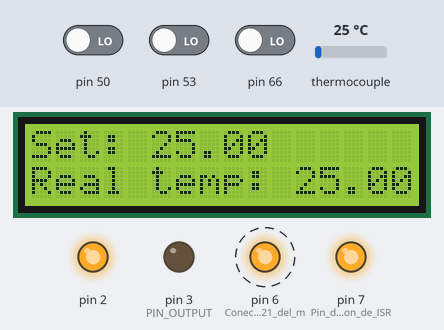
Recording of a sketch running on a simulated Arduino Mega 2560, built with avr-gcc and run on an emulated ATmega2560. Parts: 16×2 character LCD, output pins drawn as LEDs (lit = HIGH). Dashed ring = blinking. The inputs (shaded band) are chosen by the test bench; at power-on: thermocouple 25 °C, pin 53 LOW, pin 50 LOW, pin 66 LOW. What the sketch prints to the serial monitor is not drawn.

Above: at 1.2 s.
1.3 s: thermocouple set to 6 °C
At 2.8 s:
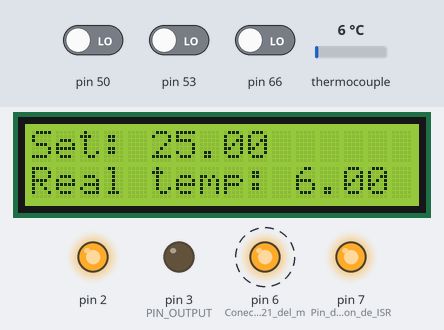
4.0 s: pin 53 driven HIGH
At 5.9 s:
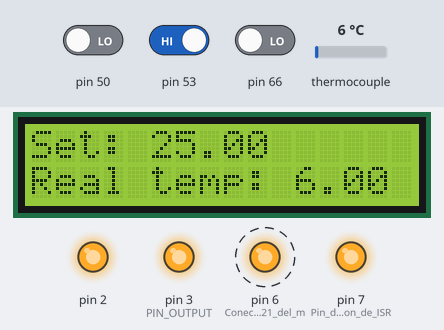
6.5 s: pin 50 driven HIGH
At 7.9 s:
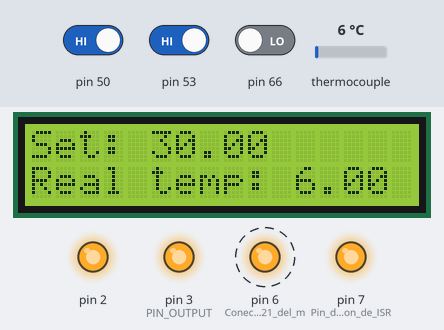
9.0 s: thermocouple set to 75 °C
At 11.0 s:
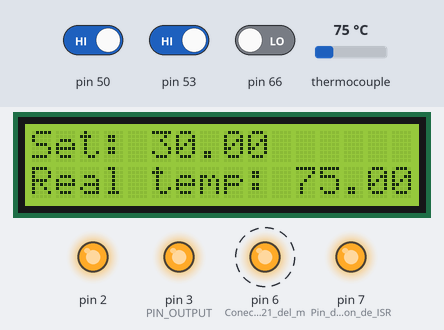
11.5 s: thermocouple set to 150 °C
At 13.0 s:
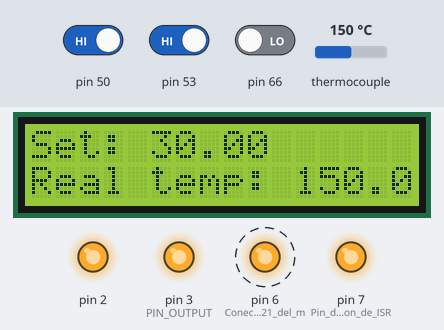
14.0 s: thermocouple set to 225 °C
At 16.1 s:
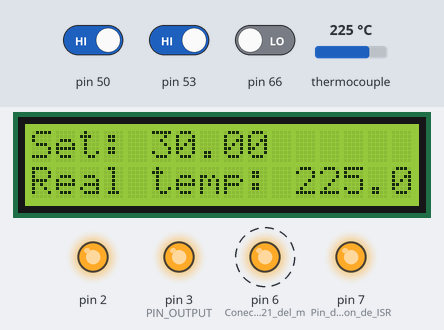
Timing chart, 0 to 17.5 s (numbered marks = the images above; inputs shaded):
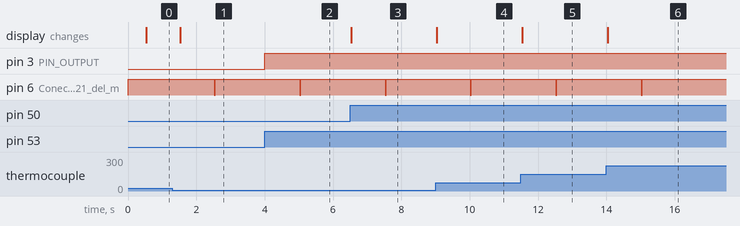

Measured:
- after the input at 1.3 s, the display: changes after 0.23 s (image 1)
- after the input at 4.0 s, pin 3 (PIN_OUTPUT): LOW → HIGH at once
- after the input at 6.5 s, the display: changes at once (image 3)
- after the input at 9.0 s, the display: changes at once (image 4)
- after the input at 11.5 s, the display: changes at once (image 5)
- after the input at 14.0 s, the display: changes at once (image 6)

The sketch:

PID.ino
```cpp
/********************************************************
 * PID Basic Example
 * Reading analog input 0 to control analog PWM output 3
 ********************************************************/

#include <PID_v1.h>
//LCD config
#include "max6675.h"
#include <Wire.h>
#include <LiquidCrystal_I2C.h>
LiquidCrystal_I2C lcd(0x3f, 16, 2);

//#define PIN_INPUT 8
#define PIN_OUTPUT 3

//Inputs and outputs
//int firing_pin = 3;
int increase_pin = 11;
int decrease_pin = 12;
int zero_cross = 8;
int thermoDO = 9;
int thermoCS = 10;
int thermoCLK = 13;

/////variables delay read temperature//////
unsigned long previousMillis = 0;
unsigned long currentMillis = 0;
int temp_read_Delay = 500;

//Start a MAX6675 communication with the selected pins
MAX6675 thermocouple(thermoCLK, thermoCS, thermoDO);

//Variables
int last_CH1_state = 0;
bool zero_cross_detected = false;
//int firing_delay = 7400;
bool pressed_1 = false;
bool pressed_2 = false;

//Define Variables we'll be connecting to
double Setpoint, Input, Output;

//Specify the links and initial tuning parameters
double Kp = 2, Ki = 5, Kd = 1;
PID myPID(&Input, &Output, &Setpoint, Kp, Ki, Kd, DIRECT);

///Variables para envio de datos
//unsigned long currentMillis2 = millis();
unsigned long previousMillis2 = 0;
const long TiempoCiclo = 2500;

/////////////////////////////Estructuras de comunicacion recepcion de datos////////////////////////////////
struct servoMoveMessage
{
  int servoNum;
  int positionGoal;
  float SetpointMaster; // interval;
};

struct servoMoveMessage message;
void recieveStructure(byte *structurePointer, int structureLength)
{
  while (digitalRead(5 == LOW)) //Conectado al pin 15 del mega, controla escucha de puerto serial
  {
    if (Serial.available() < sizeof(message))
      return;
    Serial.readBytes(structurePointer, structureLength);
    Setpoint = message.SetpointMaster;
    //Serial.println(message.SetpointMaster);
  }
}

/////////////////////////////Estructuras de comunicacion envio de datos////////////////////////////////
struct temperaturaMessage
{
  int temperatura1;
};

struct temperaturaMessage message1;
void sendStructure(byte *structurePointer1, int structureLength1)
{//cli();
  //digitalWrite(6, LOW); //Conectado al pin 21 del mega, controla escucha de puerto serial para transmicion
  //message1.temperatura1 = Input;
  //delay(10);
  //digitalWrite(2, LOW);
  Serial.write(structurePointer1, structureLength1);
  delay(10);
  //digitalWrite(2, HIGH);
  digitalWrite(6, HIGH);
  //sei();
}
//float temperatura1;
void setup()
{
  //Define the pins
  Serial.begin(9600);
  pinMode(2, OUTPUT);
  digitalWrite(2, HIGH);
  pinMode(7, OUTPUT); //Pin de activacion de ISR(PCINT2_vect) conectado al A15 del arduino mega
  digitalWrite(7, HIGH);
  pinMode(6, OUTPUT); //Conectado al pin 21 del mega, controla escucha de puerto serial para transmicion
  digitalWrite(6, HIGH);
  pinMode(5, INPUT); //Conectado al pin 15 del mega, controla escucha de puerto serial para recepcion
  pinMode(PIN_OUTPUT, OUTPUT);
  pinMode(zero_cross, INPUT);
  pinMode(increase_pin, INPUT);
  pinMode(decrease_pin, INPUT);
  PCICR |= (1 << PCIE0);    //enable PCMSK0 scan
  //PCICR |= (1 << PCIE1);    //enable PCMSK1 scan
  PCICR |= (1 << PCIE2);    //enable PCMSK2 scan
  PCMSK2 |= (1 << PCINT4);  //set pin 4 (comunication vector interrupt). // conectado al pin 20 del mega
  //PCMSK1 |= (1 << PCINT11); //set pin A3 (comunication vector interrupt).
  PCMSK0 |= (1 << PCINT0);  //Set pin D8 (zero cross input) trigger an interrupt on state change.
  PCMSK0 |= (1 << PCINT3);  //Set pin D11 (increase button) trigger an interrupt on state change.
  PCMSK0 |= (1 << PCINT4);  //Set pin D12 (decrease button) trigger an interrupt on state change.

  lcd.init();      //Start the LC communication
  lcd.backlight(); //Turn on backlight for LCD

  //initialize the variables we're linked to
  Input = thermocouple.readCelsius();
  Setpoint = 25;
   message1.temperatura1 = thermocouple.readCelsius();
  //turn the PID on
  myPID.SetMode(AUTOMATIC);
}
int testtemp;
void loop()
{
  //message1.temperatura1 = Input;
  //Serial.println(temperatura1);
  ///////////////////////Solicitud de estado/////////////////////////////////
  unsigned long currentMillis2 = millis();
  if ((currentMillis2 - previousMillis2 >= TiempoCiclo))
  {
    previousMillis2 = currentMillis2;
    //cli();
    testtemp = int(Input);
    delay(20);
    message1.temperatura1 = testtemp;
    //Serial.println("bucle");
    digitalWrite(6, LOW);
    delay(20);
    sendStructure((byte *)&message1, sizeof(message1));
  }

  currentMillis = millis();
  if (currentMillis - previousMillis >= temp_read_Delay)
  {
    previousMillis += temp_read_Delay; //Increase the previous time for next loop
    Input = thermocouple.readCelsius();

    lcd.clear();
    lcd.setCursor(0, 0);
    lcd.print("Set: ");
    lcd.setCursor(5, 0);
    lcd.print(Setpoint);
    lcd.setCursor(0, 1);
    lcd.print("Real temp: ");
    lcd.setCursor(11, 1);
    lcd.print(Input);
  }
  //Input = analogRead(PIN_INPUT);
  myPID.Compute();
  //digitalWrite(PIN_OUTPUT, Output);

  if (zero_cross_detected)
  {
    delayMicroseconds(Output); //This delay controls the power
    digitalWrite(PIN_OUTPUT, Output);
    delayMicroseconds(100);
    zero_cross_detected = false;
  }
}

ISR(PCINT0_vect)
{
  ///////////////////////////////////////Input from optocoupler
  if (PINB & B00000001)
  { //We make an AND with the state register, We verify if pin D8 is HIGH???
    if (last_CH1_state == 0)
    {                             //If the last state was 0, then we have a state change...
      zero_cross_detected = true; //We have detected a state change! We need both falling and rising edges
    }
  }
  else if (last_CH1_state == 1)
  {                             //If pin 8 is LOW and the last state was HIGH then we have a state change
    zero_cross_detected = true; //We haev detected a state change!  We need both falling and rising edges.
    last_CH1_state = 0;         //Store the current state into the last state for the next loop
  }

  if (PINB & B00001000)
  { //We make an AND with the state register, We verify if pin D11 is HIGH???
    if (!pressed_1)
    {
      Setpoint = Setpoint + 5; //Increase the temperature by 5. Change this with your value if you want.
      delay(20);
      pressed_1 = true;
    }
  }
  else if (pressed_1)
  {
    pressed_1 = false;
  }

  if (PINB & B00010000)
  { //We make an AND with the state register, We verify if pin D12 is HIGH???
    if (!pressed_2)
    {
      Setpoint = Setpoint - 5; //Decrease the temperature by 5. Change this with your value if you want.
      delay(20);
      pressed_2 = true;
    }
  }
  else if (pressed_2)
  {
    pressed_2 = false;
  }
}

ISR(PCINT2_vect) //
{
  //cli();
  recieveStructure((byte *)&message, sizeof(message)); // (vector interrupt) pin 4. Conectado al pin 20 del mega
  //sei();
}
/*
ISR(PCINT1_vect)
{
  sendStructure((byte *)&message1, sizeof(message1)); // (vector interrupt) pin A3. Conectado al pin 19 del mega
}*/
```
